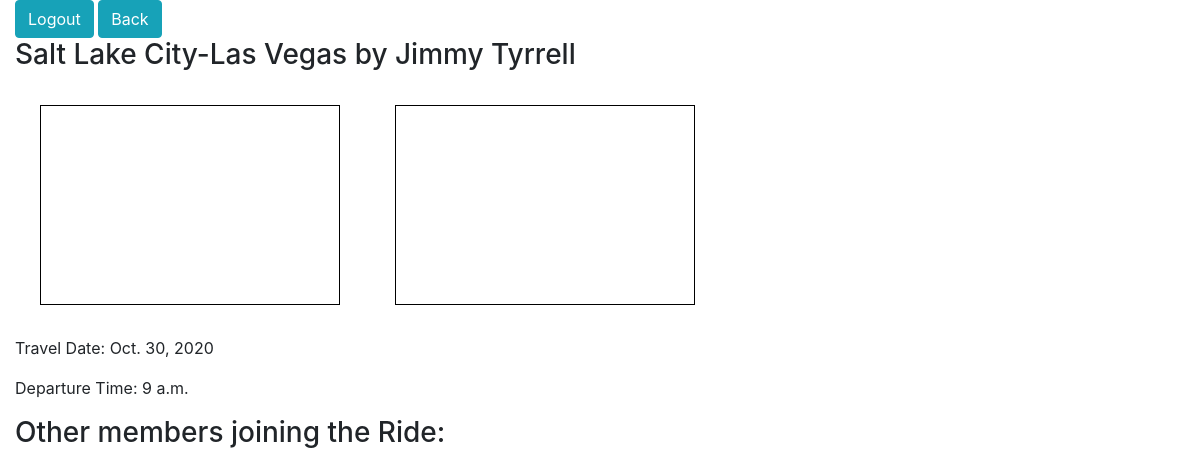
Screenshot of /rides/ride/4 (signed in) with the database file from the repository.
### ride_app/models.py (models this page shows)
class Ride(models.Model):
    date = models.DateField()
    departure = models.CharField(max_length=350)
    destination = models.CharField(max_length=350)
    time = models.TimeField()
    created_by = models.ForeignKey(
        User, related_name="created_ride", on_delete=models.CASCADE, null=True)
    joined_by = models.ManyToManyField(User, related_name="joined_rides")
    created_at = models.DateTimeField(auto_now_add=True)
    updated_at = models.DateTimeField(auto_now=True)

### ride_app/views.py (the view)
# urls.py: path('ride/<int:ride_id>', views.ride, name='ride'),
@login_required(login_url='index')
def ride(request, ride_id):
    context = {
        'ride': Ride.objects.get(id=ride_id),
        'joiners': User.objects.filter(joined_rides=ride_id)
    }
    return render(request, 'Ride_app/ride.html', context)

### ride_app/templates/ride_app/ride.html (shortened to what this page needs)
{% extends "Ride_app/base.html" %}
{% block content %}
<h3>{{ride.departure}}-{{ride.destination}} by {{ride.created_by.first_name}} {{ride.created_by.last_name}}</h3>
<div id="map1"></div>
<div id="map2"></div>
<p>Travel Date: {{ride.date}}</p>
<p>Departure Time: {{ride.time}}
<h3>Other members joining the Ride:</h3>
{% endblock %}

### ride_app/static/ride_app/styles.css (style rules this page uses)
#map1,#map2 { width:300px; height:200px; display:inline-block ; border:1px solid black; margin:25px; }

### rows the page displays
Ride: departure "Salt Lake City", destination "Las Vegas", created_by.first_name "Jimmy", created_by.last_name "Tyrrell", date "Oct. 30, 2020", time "9 a.m."
